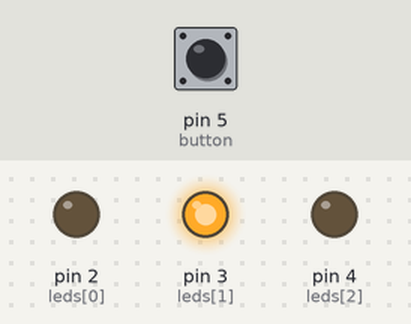
The sketch below on a simulated Arduino Uno, built with avr-gcc and run on an emulated ATmega328P. Shown: output pins drawn as LEDs (lit = HIGH). The inputs (shaded band) are chosen by the test bench; at power-on: pin 5 (button) HIGH. Random numbers use the default seed unless the sketch sets one.

Above: at 0.2 s.
At 6.05 s:
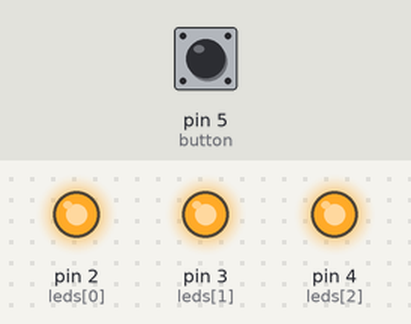
At 12.3 s:
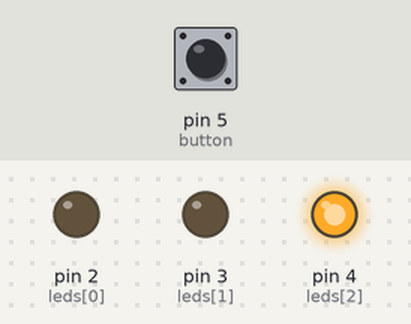
At 22.2 s:
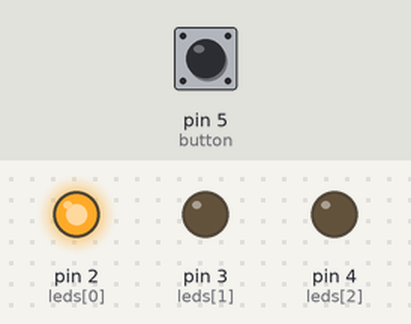
At 40.4 s:
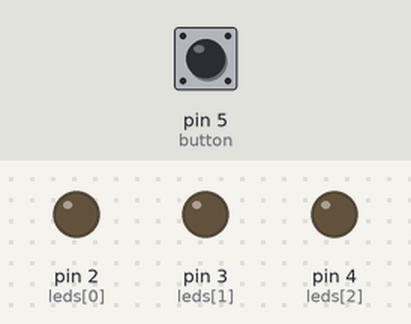
Timing chart, 0 to 41.5 s (numbered marks = the images above):
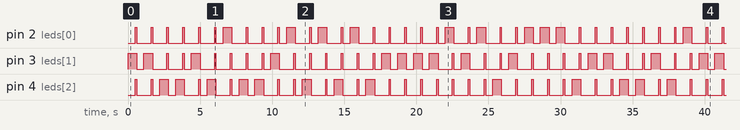

The sketch:

Project_6.ino
```cpp
int leds[] = {2, 3, 4};
int button = 5;
int selected;

void setup() {
  for (int i = 0; i < 3; i++) {
    pinMode(leds[i], OUTPUT);
  }
  pinMode(button, INPUT);
}

void loop() {
  selected = random(3);
  digitalWrite(leds[selected], HIGH);
  delay(500);
  digitalWrite(leds[selected], LOW);

  unsigned long t = millis();
  while (digitalRead(button) == LOW) {
    if (millis() - t > 1500) return;
  }

  for (int i = 0; i < 3; i++) {
    digitalWrite(leds[i], HIGH);
  }
  delay(100);
  for (int i = 0; i < 3; i++) {
    digitalWrite(leds[i], LOW);
  }
  delay(500);
}
```

Measured:
- by itself, pin 2 (leds[0]), pin 3 (leds[1]), pin 4 (leds[2]): moves between LOW and HIGH, repeating every 31.9 s
